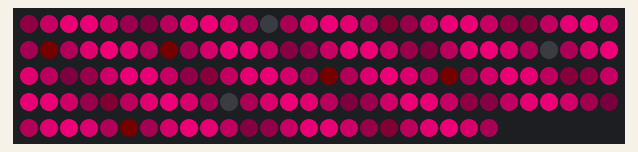
Recording of a sketch running on a simulated Arduino Uno, built with avr-gcc and run on an emulated ATmega328P. Parts: 144 RGB LEDs in strip order, left to right, continuing on the next row. Dim RGB values are drawn brighter than linear.

Above: at 10.7 s.

The sketch:

running_lights.ino
```cpp
#include <Adafruit_NeoPixel.h>
#define PIN 6
#define LED_CNT 144

Adafruit_NeoPixel strip = Adafruit_NeoPixel(LED_CNT, PIN, NEO_GRB + NEO_KHZ800);

void setup() {
  strip.begin();
  strip.show();
}

void loop() {
  runningLight(200, 0, 100, 0);
}

void runningLight(int red, int green, int blue, int waveDelay) {
  int pos = 0;

  for (int i = 0; i < LED_CNT * 2; i++)
  {
    pos++;
    for (int j = 0; j < LED_CNT; j++) {
      strip.setPixelColor(j, ((sin(j + pos) * 127 + 128) / 255) * red,
                          ((sin(j + pos) * 127 + 128) / 255) * green,
                          ((sin(j + pos) * 127 + 128) / 255) * blue);
    }
    strip.show();
    delay(waveDelay);
  }
}
```
